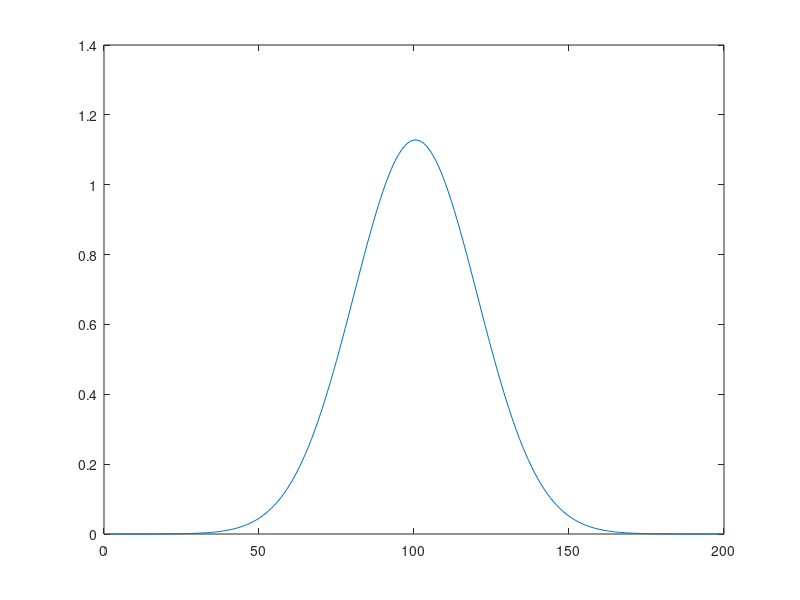

MATLAB code to generate this figure: (Note: this script raises an error after producing the figure.)
clc; clear all; close all
L = .5; % Spatial length
rho_start = 0; rho_end = L;
Time = 1; % Time length
a = 0;
c = 5;
n = 199; % spaces in spatial length (grid points = n + 1)
m = 100; % timesteps

t = linspace(0,Time,m);
rho = linspace(rho_start,rho_end,n+1)';
drho = rho(2) - rho(1);
dt = t(2) - t(1);
T0 = 0*sin(8*pi*rho) + 5;
T0(end) = c;
T = zeros(n+1,m);

% Input
sigma = 0.05; mu = L/2; K = .1;
Pdep = K * 1/(sigma*sqrt(pi))*exp(-(1/2)*(rho-mu).^2/sigma.^2);
plot(Pdep)
u = sin(2*pi*2*t) + 0.3*sin(2*pi*7*t);

% Initialize Tmperature elements
Told = T0;
T(:,1) = T0;

for j = 2:m % loop thorugh time steps
    T_temp = Newton_alg(Told,a,b,drho,dt);
    T(:,j) = T_temp;
    Told = T_temp;
end

figure(2);
h = surf(t,rho,T)
set(h,'LineStyle','none')
xlabel('t ')
ylabel('\rho')
zlabel('T(x,t)')